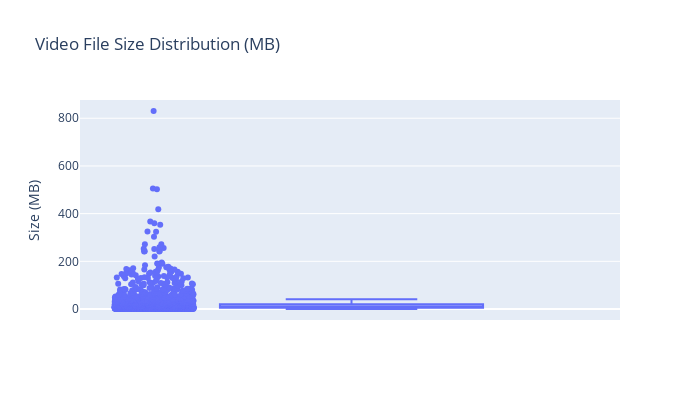
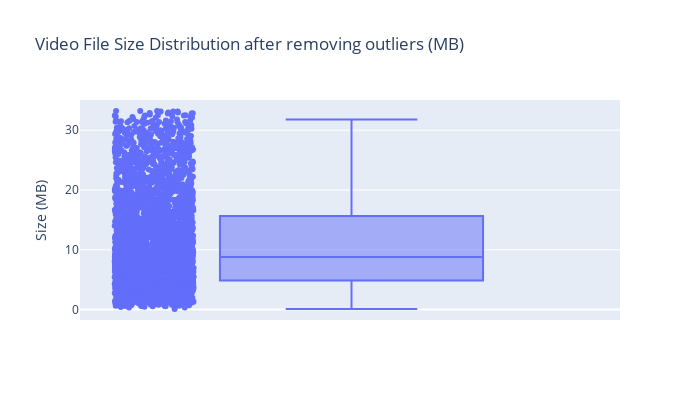

Notebook cell for these charts, in order:
### Markdown cell above
### Visualizations on video features

### Code cell
# Video file size distribution
fig = px.box(merged_df, y="size_mb", 
             title="Video File Size Distribution (MB)",
             labels={"size_mb": "Size (MB)"},
             points="all",  # Show all points
             hover_data=["video_name"])
fig.update_layout(height=400, width=700)
fig.show()

# Identify outliers (files > 90th percentile) and add flag column  
# 90th = flags top 10% of videos 
size_threshold = merged_df["size_mb"].quantile(0.9)
outliers = merged_df[merged_df["size_mb"] > size_threshold]
print(f"Outliers (size > {size_threshold:.2f} MB): {len(outliers)} videos")
merged_df["is_size_outlier"] = merged_df["size_mb"] > size_threshold

# New video file size distribution
fig = px.box(merged_df[~ merged_df["is_size_outlier"]], y="size_mb", 
             title="Video File Size Distribution after removing outliers (MB)",
             labels={"size_mb": "Size (MB)"},
             points="all",  # Show all points
             hover_data=["video_name"])
fig.update_layout(height=400, width=700)
fig.show()

### Figure 1 — Plotly figure (JSON) as saved in the notebook; plotly's stock layout.template omitted (floating-point values rounded to 4 significant figures; data arrays with more than 128 entries replaced by an {"elided": "..."} marker saying what was removed)
{"data": [{"alignmentgroup": "True", "boxpoints": "all", "customdata": {"elided": "3950x1 str values"}, "hovertemplate": "Size (MB)=%{y}<br>video_name=%{customdata[0]}<extra></extra>", "legendgroup": "", "marker": {"color": "#636efa"}, "name": "", "notched": false, "offsetgroup": "", "orientation": "v", "showlegend": false, "type": "box", "x0": " ", "xaxis": "x", "y": {"elided": "3950 float values"}, "y0": " ", "yaxis": "y"}], "layout": {"boxmode": "group", "height": 400, "legend": {"tracegroupgap": 0}, "title": {"text": "Video File Size Distribution (MB)"}, "width": 700, "xaxis": {"anchor": "y", "domain": [0, 1]}, "yaxis": {"anchor": "x", "domain": [0, 1], "title": {"text": "Size (MB)"}}}}

### Figure 2 — Plotly figure (JSON) as saved in the notebook; plotly's stock layout.template omitted (floating-point values rounded to 4 significant figures; data arrays with more than 128 entries replaced by an {"elided": "..."} marker saying what was removed)
{"data": [{"alignmentgroup": "True", "boxpoints": "all", "customdata": {"elided": "3556x1 str values"}, "hovertemplate": "Size (MB)=%{y}<br>video_name=%{customdata[0]}<extra></extra>", "legendgroup": "", "marker": {"color": "#636efa"}, "name": "", "notched": false, "offsetgroup": "", "orientation": "v", "showlegend": false, "type": "box", "x0": " ", "xaxis": "x", "y": {"elided": "3556 float values"}, "y0": " ", "yaxis": "y"}], "layout": {"boxmode": "group", "height": 400, "legend": {"tracegroupgap": 0}, "title": {"text": "Video File Size Distribution after removing outliers (MB)"}, "width": 700, "xaxis": {"anchor": "y", "domain": [0, 1]}, "yaxis": {"anchor": "x", "domain": [0, 1], "title": {"text": "Size (MB)"}}}}
